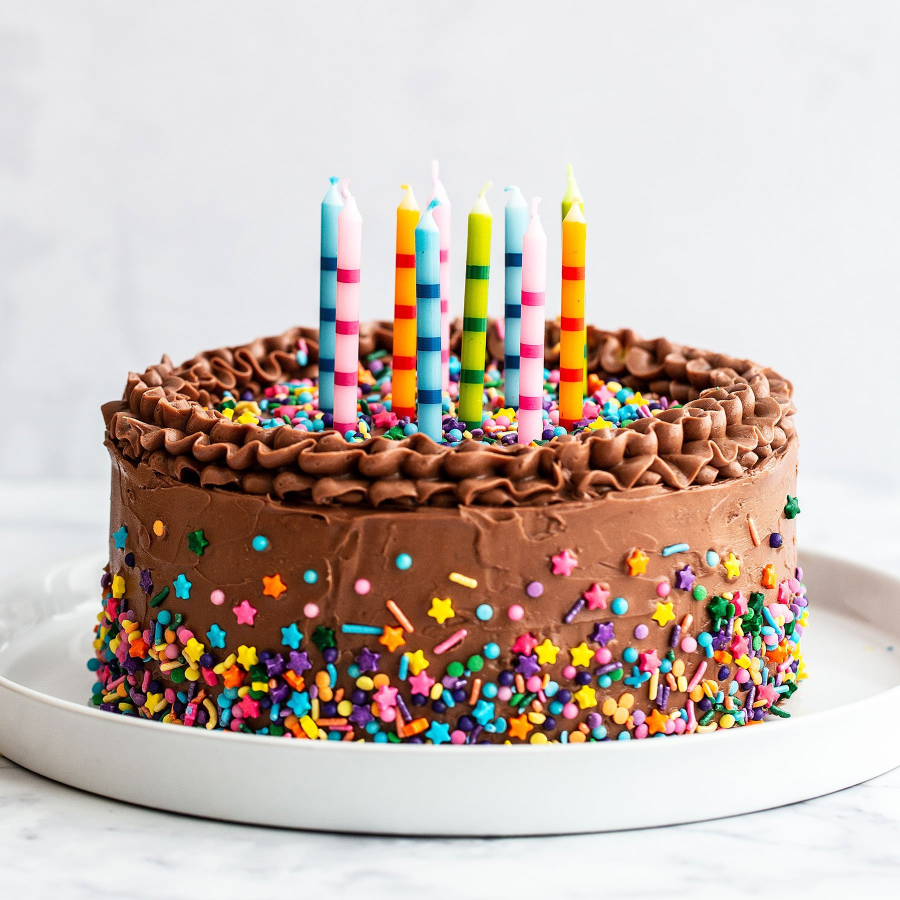
#> input picture cake_1.jpg, 1800 x 1800 px (shown at 1/2 size)
$ python 5_draw.py
#> lines starting #> are read from the running program, lines starting #| are printed output that depends on the picture
import numpy as np
import cv2 as cv

img=cv.imread('cake_1.jpg', cv.IMREAD_COLOR)
#> img is the input picture: shape (1800, 1800, 3); mean B, G, R 176.3, 184.6, 199.8
def rescaleFrame(frame):
    dimensions=(1920, 1080)

    return cv.resize(frame, dimensions, interpolation=cv.INTER_AREA)
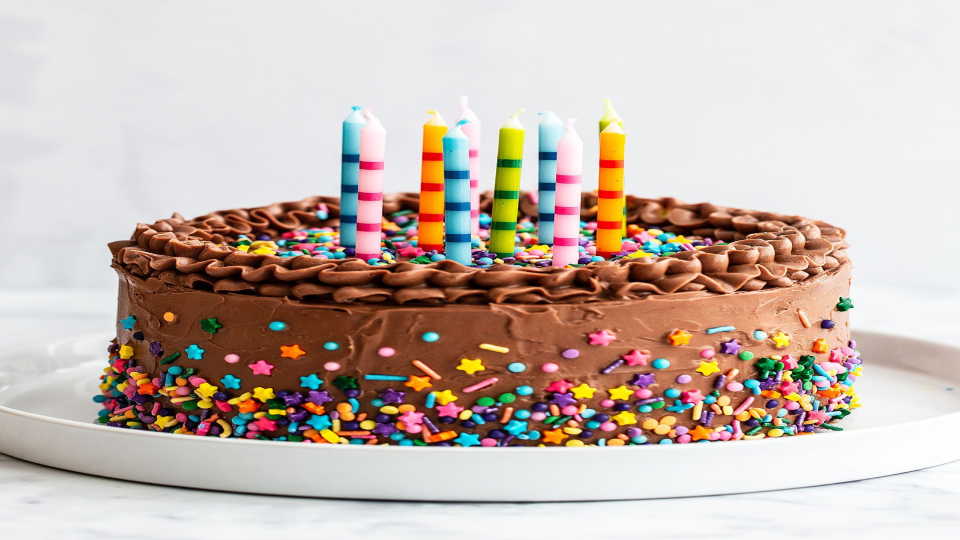
#> returned value: shape (1080, 1920, 3) (shown at 1/2 size); mean of channels 0, 1, 2 176.2, 184.5, 199.7; drawn as B, G, R

img=rescaleFrame(img)

cv.line(img, (0,0), (140,140), (255,0,0,), 15)
#draw line (on image, starting from (0,0), ending at (140,140), colour (b,g,r), 15 pixels)

cv.rectangle(img, (10,10), (80, 100), (255, 255, 0), 10)
#draw a rectangle

cv.circle(img, (100,200), 58, (0,0,255), -1)
#draw a circle. -1 indicates fill inside

pts=np.array([[10,5],[220,300],[350,700],[400,630],[450,221],[90,901]],np.int32)
cv.polylines(img, [pts], True, (0,255,0), 5)
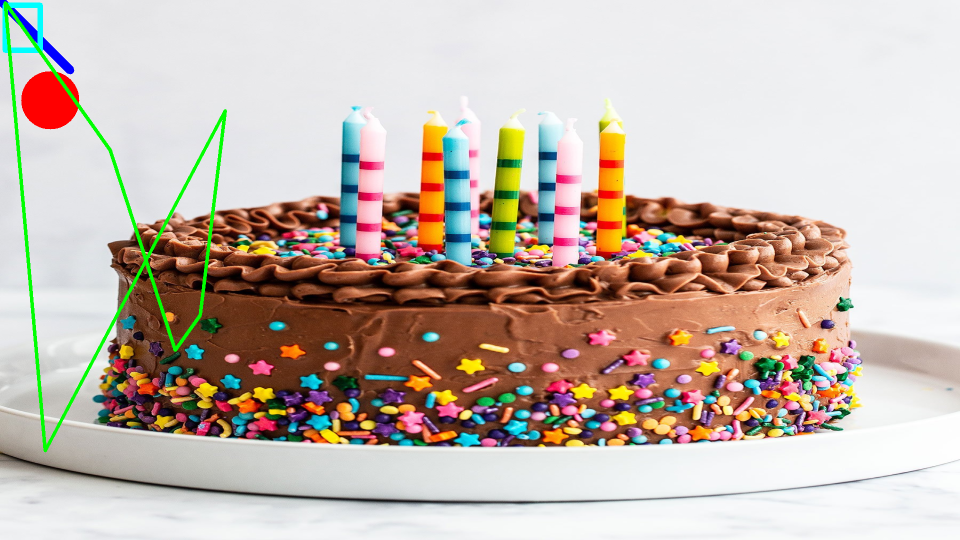
#> img: shape (1080, 1920, 3) (shown at 1/2 size); mean B, G, R 173.4, 183.9, 197.3

cv.imshow('Cake',img)
cv.waitKey(0)
cv.destroyAllWindows()
